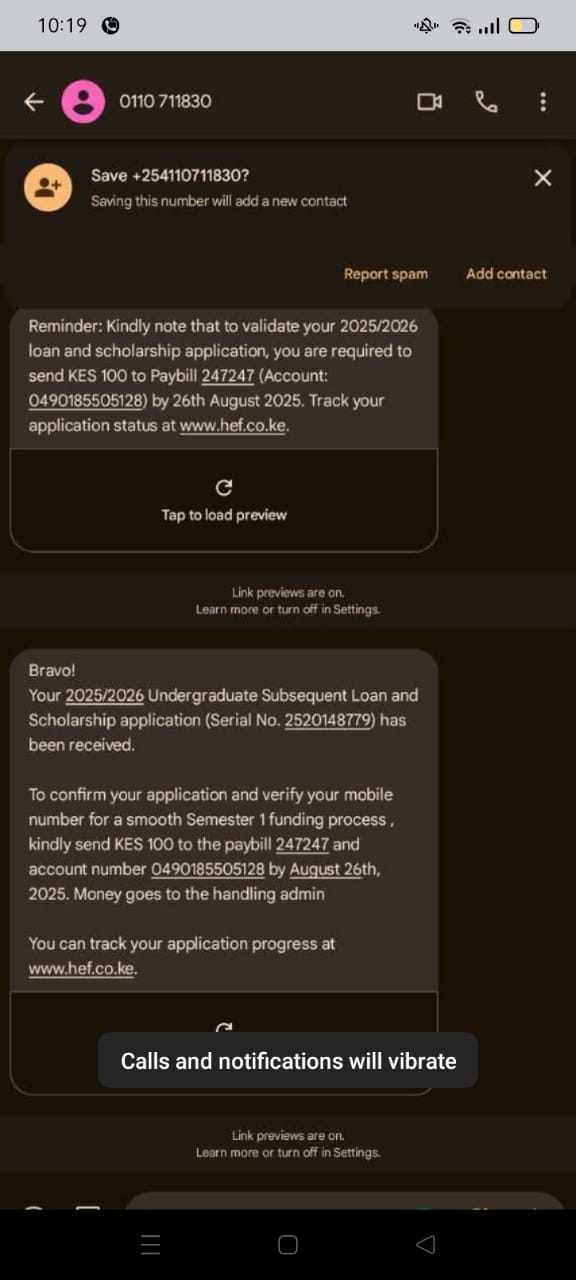
#> input picture client/backend/uploads/IMG-20250922-WA0122.jpg, 576 x 1280 px; its folder holds only this picture in this run
$ python -i helpers.py   (imports and definitions only)
#> lines starting #> are read from the running program, lines starting #| are printed output that depends on the picture
#> (the call stopped at in _configure_tesseract, `result = subprocess.run(['which', 'tesseract'], capture_output=True, t..`: subprocess is not available in this run)
from PIL import Image, ImageEnhance, ImageFilter, ImageOps, ImageFile
ImageFile.LOAD_TRUNCATED_IMAGES = True
import pytesseract
import shutil
import os
import re
import time
import os
from dotenv import load_dotenv
import requests
import base64

# [1 line not run here, left out]
VT_API_KEY = os.getenv("VT_API_KEY")

def _configure_tesseract():
    """Configure tesseract for cloud environments - simplified version"""
    import os
    import subprocess

    # First, try to use system-installed tesseract
    try:
        # Test if tesseract is available in system PATH
        result = subprocess.run(['which', 'tesseract'], capture_output=True, text=True)
        if result.returncode == 0:
            tesseract_path = result.stdout.strip()
            pytesseract.pytesseract.tesseract_cmd = tesseract_path
            print(f"[DEBUG] Found tesseract at: {tesseract_path}")
            return
    except Exception as e:
        print(f"[DEBUG] which command failed: {e}")

    # Fallback to common Linux paths
    common_paths = [
        '/usr/bin/tesseract',
        '/usr/local/bin/tesseract',
        '/bin/tesseract'
    ]

    for path in common_paths:
        if os.path.exists(path):
            pytesseract.pytesseract.tesseract_cmd = path
            print(f"[DEBUG] Using tesseract from: {path}")
            return

    # Final attempt: try to get version (might work if in PATH)
    try:
        version = pytesseract.get_tesseract_version()
        print(f"[DEBUG] Tesseract is working, version: {version}")
        return
    except Exception as e:
        raise RuntimeError(
            "Tesseract OCR is not installed or not found. "
            "Please ensure Tesseract OCR is installed in the system. "
            f"Last error: {str(e)}"
        )


def preprocess_image(image_path):
    """Preprocess image for better OCR accuracy - optimized for message screenshots"""
#> called with image_path = 'uploads/IMG-20250922-WA0122.jpg'
    img = Image.open(image_path)
#> img is the input picture: PIL image 576x1280 RGB; mean R, G, B 49.8, 42.2, 34.7

    # Convert to RGB if necessary
    if img.mode != 'RGB':
        img = img.convert('RGB')

    # Get image dimensions
    width, height = img.size

    # For message screenshots, crop to the top portion where sender ID appears
    # Focus on top 120 pixels (or 10% of height, whichever is larger)
    crop_height = max(115, int(height * 0.1))

    # Also crop from the left side to avoid back button and other UI elements
    # Start from 15% of width to skip the back arrow
    left_margin = int(width * 0.125)
    right_boundary = int(width * 0.60)  # Only take left portion of header

    img = img.crop((left_margin, 0, right_boundary, crop_height))
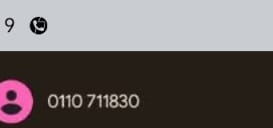
#> img: PIL image 273x128 RGB; mean R, G, B 109.2, 102.1, 101.8

    # Resize for better OCR (aim for width of 1000-1500px)
    width, height = img.size
    if width < 800:
        scale_factor = 1200 / width
        new_size = (int(width * scale_factor), int(height * scale_factor))
        img = img.resize(new_size, Image.Resampling.LANCZOS)
#> img: PIL image 1200x562 RGB

    # Convert to grayscale
    img = img.convert('L')
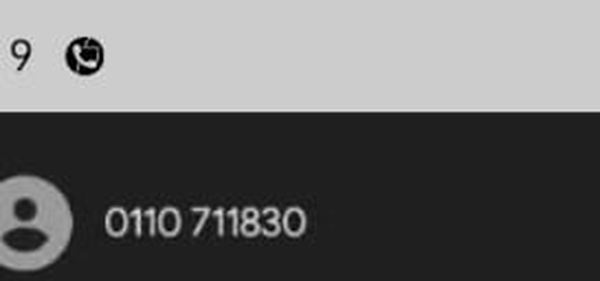
#> img: PIL image 1200x562 L (shown at 1/2 size); min 0, max 244, mean 104.3

    # Invert if background is dark (common in message apps)
    # Check average brightness
    img_array = list(img.getdata())
#> img_array = 674400 items
    avg_brightness = sum(img_array) / len(img_array)
#> avg_brightness = 104.3
    if avg_brightness < 127:  # Dark background
        img = ImageOps.invert(img)
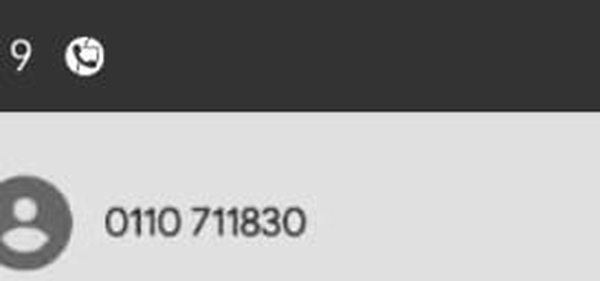
#> img: PIL image 1200x562 L (shown at 1/2 size); min 11, max 255, mean 150.7

    # Apply adaptive thresholding
    img = ImageOps.autocontrast(img, cutoff=5)
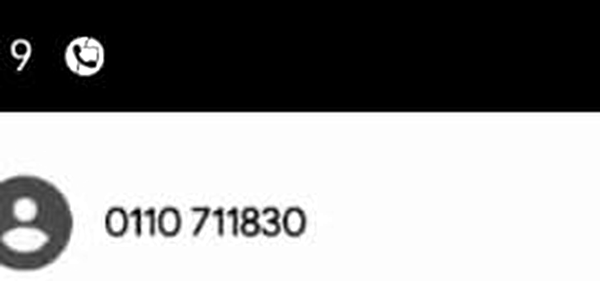
#> img: PIL image 1200x562 L (shown at 1/2 size); min 0, max 255, mean 145.8

    # Enhance contrast
    enhancer = ImageEnhance.Contrast(img)
    img = enhancer.enhance(2.5)
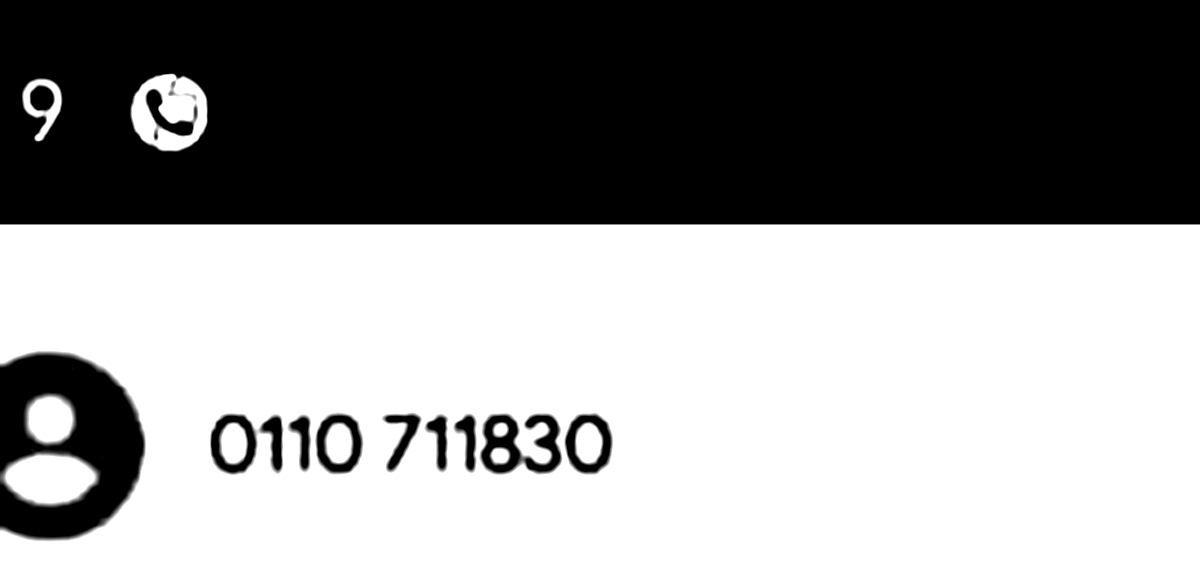
#> img: PIL image 1200x562 L; min 0, max 255, mean 144.9

    # Enhance sharpness
    enhancer = ImageEnhance.Sharpness(img)
    img = enhancer.enhance(2.0)

    # Reduce noise
    img = img.filter(ImageFilter.MedianFilter(size=3))

    # Optional: Save preprocessed image for debugging
    debug_path = image_path.replace('.jpg', '_preprocessed.jpg').replace('.png', '_preprocessed.png').replace('.jpeg', '_preprocessed.jpeg')
    img.save(debug_path)
    print(f"[DEBUG] Preprocessed image saved to: {debug_path}")

    return img


# [168 lines left out: function clean_sender_id, not called in this run]


def extract_sender_id(image_path):
    """Extract and clean sender ID from image using OCR"""
    try:
        _configure_tesseract()
    except RuntimeError as e:
        raise

    # Run cleanup before processing to maintain privacy
    delete_old_uploads(os.path.join(os.path.dirname(__file__), "uploads"))
    print(f"[DEBUG] Processing image: {image_path}")

    # Preprocess the image
    processed_img = preprocess_image(image_path)

    # Try multiple OCR configurations for better accuracy
    configs = [
        r'--oem 3 --psm 7',  # Single line of text (best for sender ID)
        r'--oem 3 --psm 6',  # Assume uniform block of text
        r'--oem 3 --psm 11', # Sparse text
        r'--oem 3 --psm 13', # Raw line (no layout analysis)
    ]

    best_result = None

    for config in configs:
        print(f"[DEBUG] Trying OCR with config: {config}")
        try:
            raw_text = pytesseract.image_to_string(processed_img, config=config)
            sender_id = clean_sender_id(raw_text)

            if sender_id:
                # Check if it matches known senders exactly
                known_senders = ['HELB', 'SurePay', '5122']
                if sender_id in known_senders:
                    print(f"[DEBUG] Matched known sender: {sender_id}")
                    return sender_id

                # Prefer text-based IDs or short codes
                if not sender_id.isdigit() or len(sender_id) <= 5:
                    if not best_result:
                        best_result = sender_id
                elif not best_result:
                    best_result = sender_id
        except Exception as e:
            print(f"[DEBUG] OCR attempt failed with config {config}: {str(e)}")
            continue

    print(f"[DEBUG] Final extracted sender ID: '{best_result}'")
    return best_result

def delete_old_uploads(directory_path, days=1):
    """
    Delete images in the uploads folder that are older than `1 day`.
    Reinforces data privacy by removing old uploaded files.
    """
    try:
        now = time.time()
        cutoff = now - (days * 86400)  # 86400 seconds in a day.

        if not os.path.exists(directory_path):
            print(f"[CLEANUP] Directory not found: {directory_path}")
            return

        deleted_files = []
        for filename in os.listdir(directory_path):
            file_path = os.path.join(directory_path, filename)

            # Only process files
            if os.path.isfile(file_path):
                file_mtime = os.path.getmtime(file_path)
                if file_mtime < cutoff:
                    os.remove(file_path)
                    deleted_files.append(filename)

        if deleted_files:
            print(f"[CLEANUP] Deleted {len(deleted_files)} old files: {deleted_files}")
        else:
            print("[CLEANUP] No old uploads to remove.")
    except Exception as e:
        print(f"[CLEANUP ERROR] {str(e)}")

# ---------------------------
# VIRUSTOTAL INTEGRATION
# ---------------------------
# [61 lines left out: functions extract_message_text, extract_urls_from_text, verify_link_with_virustotal, not called in this run]

#> (the run stopped early here; a loop or call above may not have finished)

$ run again, on client/backend/uploads/011_scam.jpg
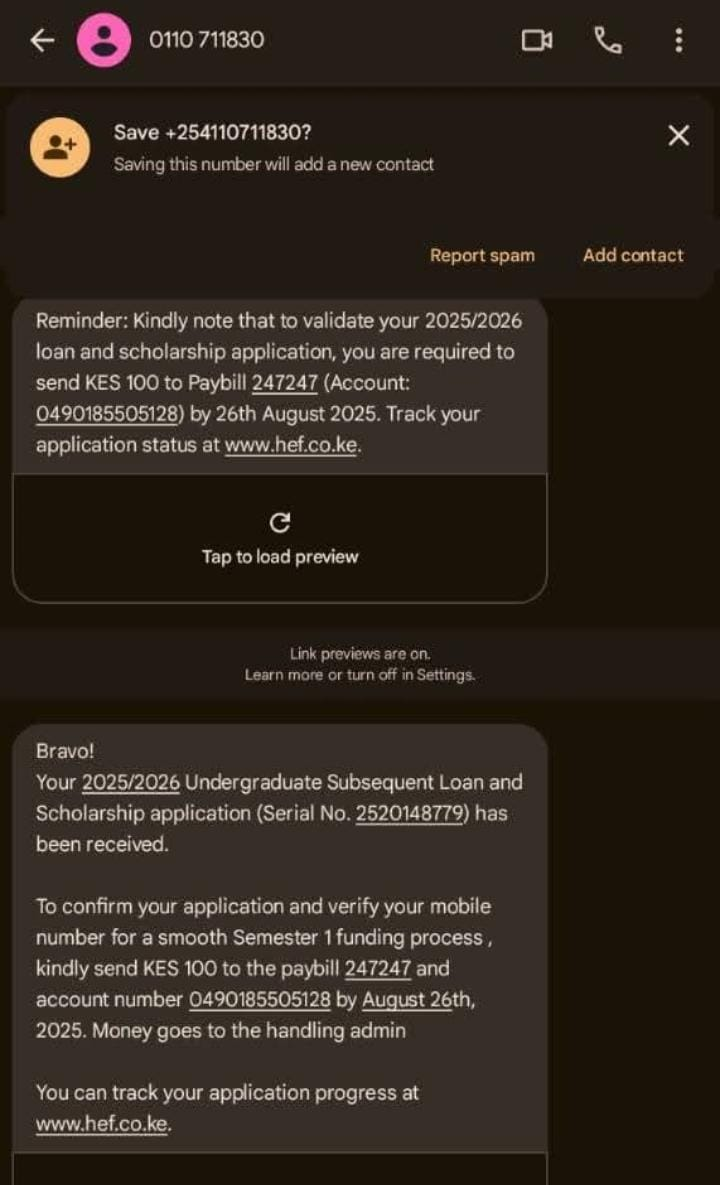
#> input picture client/backend/uploads/011_scam.jpg, 720 x 1185 px
#> in preprocess_image, img is the input picture: PIL image 720x1185 RGB; mean R, G, B 48.5, 39.3, 31.2
#> in preprocess_image, `img = img.convert('L')`:
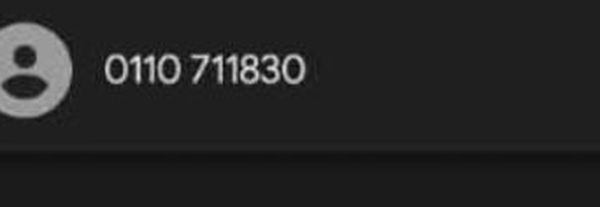
#> img: PIL image 1200x414 L (shown at 1/2 size); min 2, max 234, mean 36.9
#> img_array = 496800 items
#> avg_brightness = 36.93
#> in preprocess_image, `img = enhancer.enhance(2.5)`:
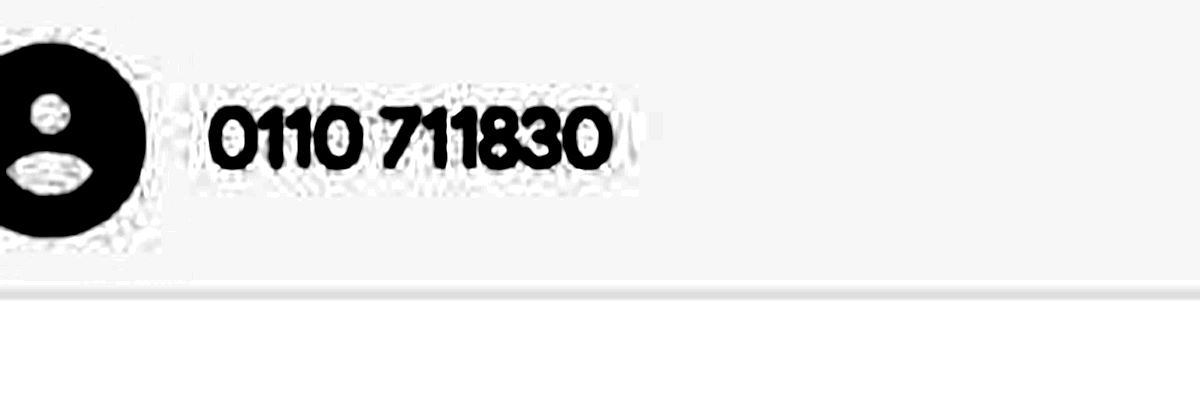
#> img: PIL image 1200x414 L; min 0, max 255, mean 230.4
